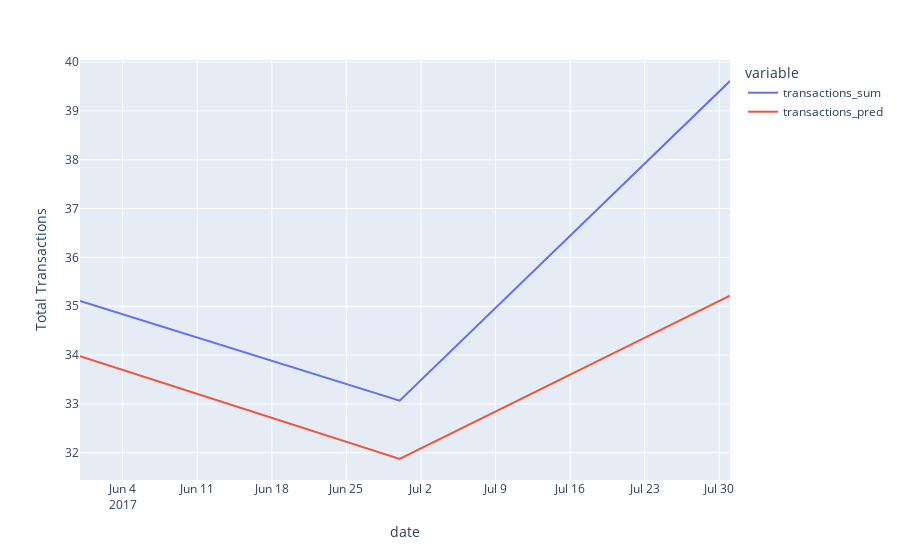

Source (notebook cell):
### Code cell
import plotly.graph_objects as go
import plotly.express as px
from plotly.subplots import make_subplots

fig = px.line(df_pred.resample('M').mean(), labels={'value': 'Total Transactions',
                                                    'transcations_sum': 'Transactions (Actual)',
                                                    'pred_transactions': 'Transactions {Prediction}'})
fig.show()

### Figure 1 — Plotly figure (JSON) as saved in the notebook; plotly's stock layout.template omitted (floating-point values rounded to 4 significant figures)
{"data": [{"hovertemplate": "variable=transactions_sum<br>date=%{x}<br>Total Transactions=%{y}<extra></extra>", "legendgroup": "transactions_sum", "line": {"color": "#636efa", "dash": "solid"}, "marker": {"symbol": "circle"}, "mode": "lines", "name": "transactions_sum", "orientation": "v", "showlegend": true, "type": "scatter", "x": ["2017-05-31T00:00:00", "2017-06-30T00:00:00", "2017-07-31T00:00:00"], "xaxis": "x", "y": [35.11, 33.07, 39.61], "yaxis": "y"}, {"hovertemplate": "variable=transactions_pred<br>date=%{x}<br>Total Transactions=%{y}<extra></extra>", "legendgroup": "transactions_pred", "line": {"color": "#EF553B", "dash": "solid"}, "marker": {"symbol": "circle"}, "mode": "lines", "name": "transactions_pred", "orientation": "v", "showlegend": true, "type": "scatter", "x": ["2017-05-31T00:00:00", "2017-06-30T00:00:00", "2017-07-31T00:00:00"], "xaxis": "x", "y": [33.98, 31.87, 35.22], "yaxis": "y"}], "layout": {"legend": {"title": {"text": "variable"}, "tracegroupgap": 0}, "margin": {"t": 60}, "xaxis": {"anchor": "y", "domain": [0, 1], "title": {"text": "date"}}, "yaxis": {"anchor": "x", "domain": [0, 1], "title": {"text": "Total Transactions"}}}}
